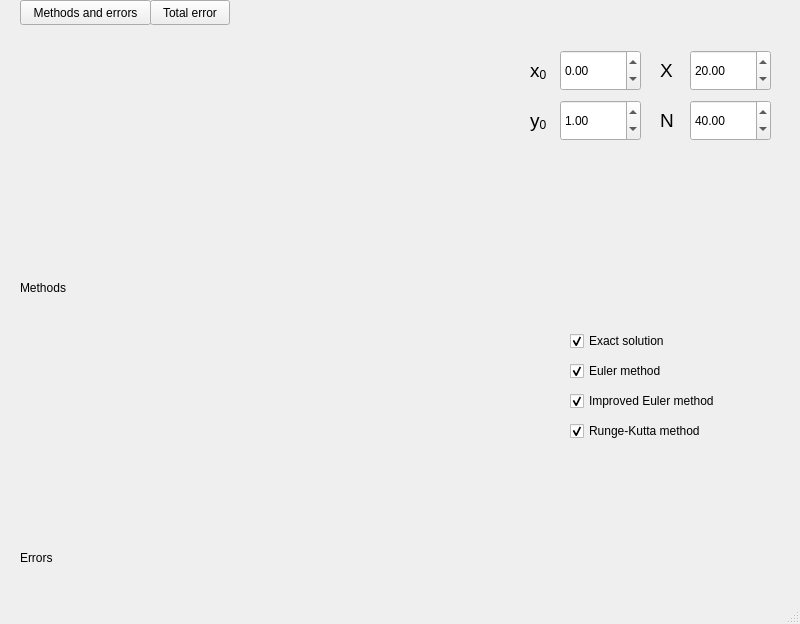
<?xml version="1.0" encoding="UTF-8"?>
<ui version="4.0">
 <class>MainWindow</class>
 <widget class="QMainWindow" name="MainWindow">
  <property name="geometry">
   <rect>
    <x>0</x>
    <y>0</y>
    <width>800</width>
    <height>624</height>
   </rect>
  </property>
  <property name="windowTitle">
   <string>MainWindow</string>
  </property>
  <property name="styleSheet">
   <string notr="true"/>
  </property>
  <widget class="QWidget" name="centralwidget">
   <widget class="QCustomPlot" name="plot" native="true">
    <property name="geometry">
     <rect>
      <x>20</x>
      <y>30</y>
      <width>501</width>
      <height>251</height>
     </rect>
    </property>
   </widget>
   <widget class="QDoubleSpinBox" name="bx_x0">
    <property name="geometry">
     <rect>
      <x>560</x>
      <y>50</y>
      <width>81</width>
      <height>41</height>
     </rect>
    </property>
    <property name="minimum">
     <double>-9999.989999999999782</double>
    </property>
    <property name="maximum">
     <double>9999.989999999999782</double>
    </property>
   </widget>
   <widget class="QLabel" name="label">
    <property name="geometry">
     <rect>
      <x>530</x>
      <y>50</y>
      <width>55</width>
      <height>41</height>
     </rect>
    </property>
    <property name="text">
     <string>&lt;html&gt;&lt;head/&gt;&lt;body&gt;&lt;p&gt;&lt;span style=&quot; font-size:14pt;&quot;&gt;x&lt;/span&gt;&lt;span style=&quot; font-size:14pt; vertical-align:sub;&quot;&gt;0&lt;/span&gt;&lt;/p&gt;&lt;/body&gt;&lt;/html&gt;</string>
    </property>
   </widget>
   <widget class="QPushButton" name="pushButton">
    <property name="geometry">
     <rect>
      <x>20</x>
      <y>0</y>
      <width>131</width>
      <height>25</height>
     </rect>
    </property>
    <property name="text">
     <string>Methods and errors</string>
    </property>
   </widget>
   <widget class="QPushButton" name="pushButton_2">
    <property name="geometry">
     <rect>
      <x>150</x>
      <y>0</y>
      <width>80</width>
      <height>25</height>
     </rect>
    </property>
    <property name="text">
     <string>Total error</string>
    </property>
   </widget>
   <widget class="QCustomPlot" name="plot2" native="true">
    <property name="geometry">
     <rect>
      <x>20</x>
      <y>300</y>
      <width>501</width>
      <height>251</height>
     </rect>
    </property>
   </widget>
   <widget class="QDoubleSpinBox" name="bx_y0">
    <property name="geometry">
     <rect>
      <x>560</x>
      <y>100</y>
      <width>81</width>
      <height>41</height>
     </rect>
    </property>
    <property name="minimum">
     <double>-9999.989999999999782</double>
    </property>
    <property name="maximum">
     <double>9999.989999999999782</double>
    </property>
    <property name="value">
     <double>1.000000000000000</double>
    </property>
   </widget>
   <widget class="QLabel" name="label_3">
    <property name="geometry">
     <rect>
      <x>530</x>
      <y>100</y>
      <width>55</width>
      <height>41</height>
     </rect>
    </property>
    <property name="text">
     <string>&lt;html&gt;&lt;head/&gt;&lt;body&gt;&lt;p&gt;&lt;span style=&quot; font-size:14pt;&quot;&gt;y&lt;/span&gt;&lt;span style=&quot; font-size:14pt; vertical-align:sub;&quot;&gt;0&lt;/span&gt;&lt;/p&gt;&lt;/body&gt;&lt;/html&gt;</string>
    </property>
   </widget>
   <widget class="QDoubleSpinBox" name="bx_X">
    <property name="geometry">
     <rect>
      <x>690</x>
      <y>50</y>
      <width>81</width>
      <height>41</height>
     </rect>
    </property>
    <property name="maximum">
     <double>99999.990000000005239</double>
    </property>
    <property name="value">
     <double>20.000000000000000</double>
    </property>
   </widget>
   <widget class="QLabel" name="label_4">
    <property name="geometry">
     <rect>
      <x>660</x>
      <y>50</y>
      <width>55</width>
      <height>41</height>
     </rect>
    </property>
    <property name="text">
     <string>&lt;html&gt;&lt;head/&gt;&lt;body&gt;&lt;p&gt;&lt;span style=&quot; font-size:14pt;&quot;&gt;X&lt;/span&gt;&lt;/p&gt;&lt;/body&gt;&lt;/html&gt;</string>
    </property>
   </widget>
   <widget class="QDoubleSpinBox" name="bx_N">
    <property name="geometry">
     <rect>
      <x>690</x>
      <y>100</y>
      <width>81</width>
      <height>41</height>
     </rect>
    </property>
    <property name="maximum">
     <double>99999.990000000005239</double>
    </property>
    <property name="value">
     <double>40.000000000000000</double>
    </property>
   </widget>
   <widget class="QLabel" name="label_5">
    <property name="geometry">
     <rect>
      <x>660</x>
      <y>100</y>
      <width>55</width>
      <height>41</height>
     </rect>
    </property>
    <property name="text">
     <string>&lt;html&gt;&lt;head/&gt;&lt;body&gt;&lt;p&gt;&lt;span style=&quot; font-size:14pt;&quot;&gt;N&lt;/span&gt;&lt;/p&gt;&lt;/body&gt;&lt;/html&gt;</string>
    </property>
   </widget>
   <widget class="QLabel" name="label_2">
    <property name="geometry">
     <rect>
      <x>20</x>
      <y>280</y>
      <width>55</width>
      <height>16</height>
     </rect>
    </property>
    <property name="text">
     <string>Methods</string>
    </property>
   </widget>
   <widget class="QLabel" name="label_6">
    <property name="geometry">
     <rect>
      <x>20</x>
      <y>550</y>
      <width>55</width>
      <height>16</height>
     </rect>
    </property>
    <property name="text">
     <string>Errors</string>
    </property>
   </widget>
   <widget class="QCheckBox" name="ch_em">
    <property name="geometry">
     <rect>
      <x>570</x>
      <y>360</y>
      <width>111</width>
      <height>22</height>
     </rect>
    </property>
    <property name="text">
     <string>Euler method</string>
    </property>
    <property name="checked">
     <bool>true</bool>
    </property>
    <property name="tristate">
     <bool>false</bool>
    </property>
   </widget>
   <widget class="QCheckBox" name="ch_iem">
    <property name="geometry">
     <rect>
      <x>570</x>
      <y>390</y>
      <width>181</width>
      <height>22</height>
     </rect>
    </property>
    <property name="text">
     <string>Improved Euler method</string>
    </property>
    <property name="checked">
     <bool>true</bool>
    </property>
   </widget>
   <widget class="QCheckBox" name="ch_rk">
    <property name="geometry">
     <rect>
      <x>570</x>
      <y>420</y>
      <width>181</width>
      <height>22</height>
     </rect>
    </property>
    <property name="text">
     <string>Runge-Kutta method</string>
    </property>
    <property name="checked">
     <bool>true</bool>
    </property>
   </widget>
   <widget class="QCheckBox" name="ch_es">
    <property name="geometry">
     <rect>
      <x>570</x>
      <y>330</y>
      <width>111</width>
      <height>22</height>
     </rect>
    </property>
    <property name="text">
     <string>Exact solution</string>
    </property>
    <property name="checked">
     <bool>true</bool>
    </property>
    <property name="tristate">
     <bool>false</bool>
    </property>
   </widget>
  </widget>
  <widget class="QMenuBar" name="menubar">
   <property name="geometry">
    <rect>
     <x>0</x>
     <y>0</y>
     <width>800</width>
     <height>25</height>
    </rect>
   </property>
  </widget>
  <widget class="QStatusBar" name="statusbar"/>
 </widget>
 <customwidgets>
  <customwidget>
   <class>QCustomPlot</class>
   <extends>QWidget</extends>
   <header>qcustomplot.h</header>
   <container>1</container>
  </customwidget>
 </customwidgets>
 <resources/>
 <connections/>
</ui>
